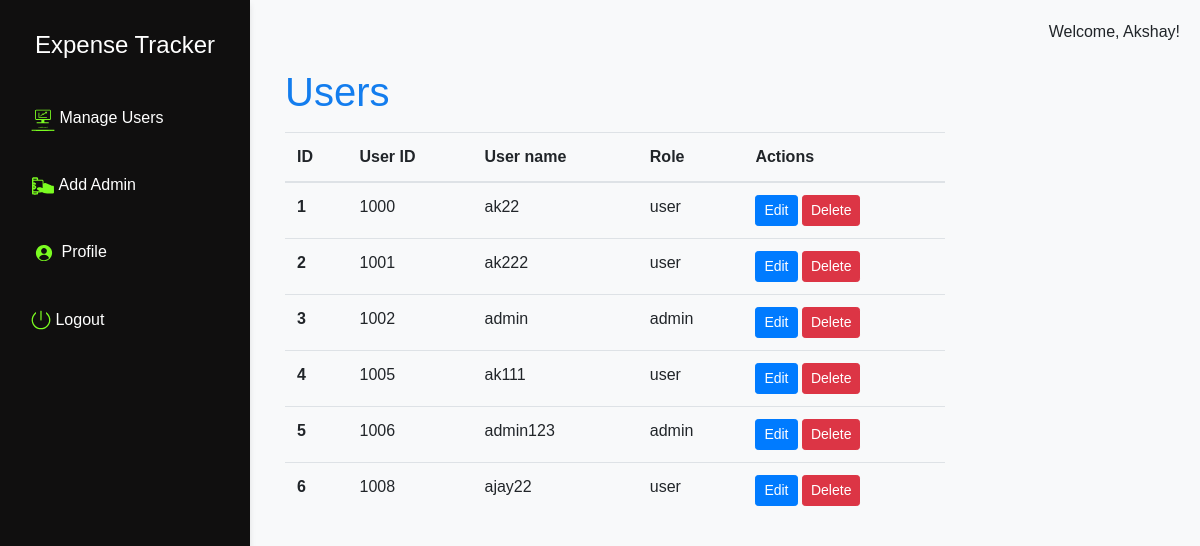
/admindashboard (signed in), run on the app's committed database.
### tables this page shows
CREATE TABLE users
                 (id INTEGER PRIMARY KEY,email TEXT,username TEXT UNIQUE,firstname TEXT,lastname TEXT,phone TEXT, password TEXT, role TEXT, isactive text default 1);

### app.py (the view)
@app.route('/admindashboard', methods=['GET', 'POST'])
def admindashboard():
    if 'username' in session:
        conn = sqlite3.connect('expense_tracker.db')
        cur = conn.cursor()
        cur.execute("SELECT  id,username,role FROM users")
        users = cur.fetchall()
        conn.close()
        response = make_response(render_template('admindashboard.html', username=session['username'],users=users))
        response.headers['Cache-Control'] = 'no-cache, no-store, must-revalidate'
        response.headers['Pragma'] = 'no-cache'
        response.headers['Expires'] = '0'
        return response
    return redirect(url_for('login'))

### templates/admindashboard.html (shortened to what this page needs)
<!DOCTYPE html>
<html lang="en">
<head>
    <link rel="stylesheet" href="https://maxcdn.bootstrapcdn.com/bootstrap/4.0.0/css/bootstrap.min.css">
    <link rel="stylesheet" href="/static/style.css">
</head>
<body>
    <div class="nav-side-menu">
        <div class="brand">Expense Tracker</div>
        <ul class="nav flex-column">
            <li class="nav-item">
                <a class="nav-link" href="/admindashboard">
                    <img src="{{url_for('static', filename='icons/dashboard.svg')}}" alt="Dashboard Icon" width="24" height="24">   Manage Users</a>
            </li>
            <li class="nav-item">
                <a class="nav-link" href="#" onclick="loadPage('/addadmin')"><img src="{{url_for('static', filename='icons/transactions.svg')}}" alt="Expense Icon" width="24" height="24">  Add Admin</a>
            </li>
            <li class="nav-item">
                <a class="nav-link" href="#" onclick="loadPage('/adminprofile')"><img src="{{url_for('static', filename='icons/profile1.svg')}}" alt="Dashboard Icon" width="26" height="26">    Profile</a>
            </li>
            <li class="nav-item">
                <a class="nav-link" href="/logout"><img src="{{url_for('static', filename='icons/logout.svg')}}" alt="Dashboard Icon" width="20" height="20">   Logout</a>
            </li>
        </ul>
    </div>
    <div class="content">
        <div class="welcome">
            Welcome, {{ username }}!
        </div>
        <div class="content-area">
            <div class="container mt-5">
                <h1 style="color: #137dee;">Users</h1>
                <div class="row">
                    <div class="col">
                        <table class="table">
                            <thead>
                                <tr>
                                    <th scope="col">ID</th>
                                    <th scope="col">User ID</th>
                                    <th scope="col">User name</th>
                                    <th scope="col">Role</th>
                                    <th scope="col">Actions</th>
                                </tr>
                            </thead>
                            <tbody>
                                {% for user in users %}
                            <tr>
                                <th scope="row">{{ loop.index }}</th>
                                <td>{{ user[0] }}</td>
                                <td>{{ user[1] }}</td>
                                <td>{{ user[2] }}</td>
                                <td>
                                    <a href="#" class="btn btn-sm btn-primary" onclick="loadPage('/edituser/{{ user[0] }}')">Edit</a>
                                    <form action="#" method="post" style="display: inline;" onclick="loadPage('/deleteuser/{{ user[0]}}')" onsubmit="return confirm('Are you sure you want to delete this expense?');">
                                        <input type="submit" value="Delete" class="btn btn-sm btn-danger">
                                    </form>
                                </td>
                            </tr>
                                  {% endfor %}
                            </tbody>
                        </table>
                    </div>
                </div>
            </div>
        </div>
    </div>
</body>
</html>

### static/style.css (style rules this page uses)
body { font-family: Arial, sans-serif; background-color: #f8f9fa; }
.nav-side-menu { background-color: #100f0f; color: #080808; padding-top: 20px; height: 100%; width: 250px; position: fixed; top: 0; left: 0; overflow-x: hidden; overflow-y: auto; box-shadow: 0 4px 6px rgba(0, 0, 0, 0.1); }
.brand { font-size: 24px; margin-bottom: 20px; color: #fff; text-align: center; line-height: 50px; }
.nav-side-menu .nav-item { margin-bottom: 10px; padding: 8px 15px; }
.nav-side-menu .nav-item a { color:#fff; text-decoration: none; position: relative; display: inline-block; }
.nav-side-menu .nav-item a::before { content: ''; position: absolute; top: 100%; left: 20%; width: 0; height: 2px; background-color: #fff; transition: width 0.3s ease-in-out, left 0.3s ease-in-out; }
.content { margin-left: 250px; padding: 20px; }
.content-area { margin-right: 220px; min-height: calc(100vh - 56px); overflow-y: auto; }
.welcome { position: fixed; top: 20px; right: 20px; width: 200px; text-align: right; }

### data on the page
users: id "1000", username "ak22", role "user"
users: id "1001", username "ak222", role "user"
users: id "1002", username "admin", role "admin"
users: id "1005", username "ak111", role "user"
users: id "1006", username "admin123", role "admin"
users: id "1008", username "ajay22", role "user"

### other printed values
{{ username }} "Akshay"
